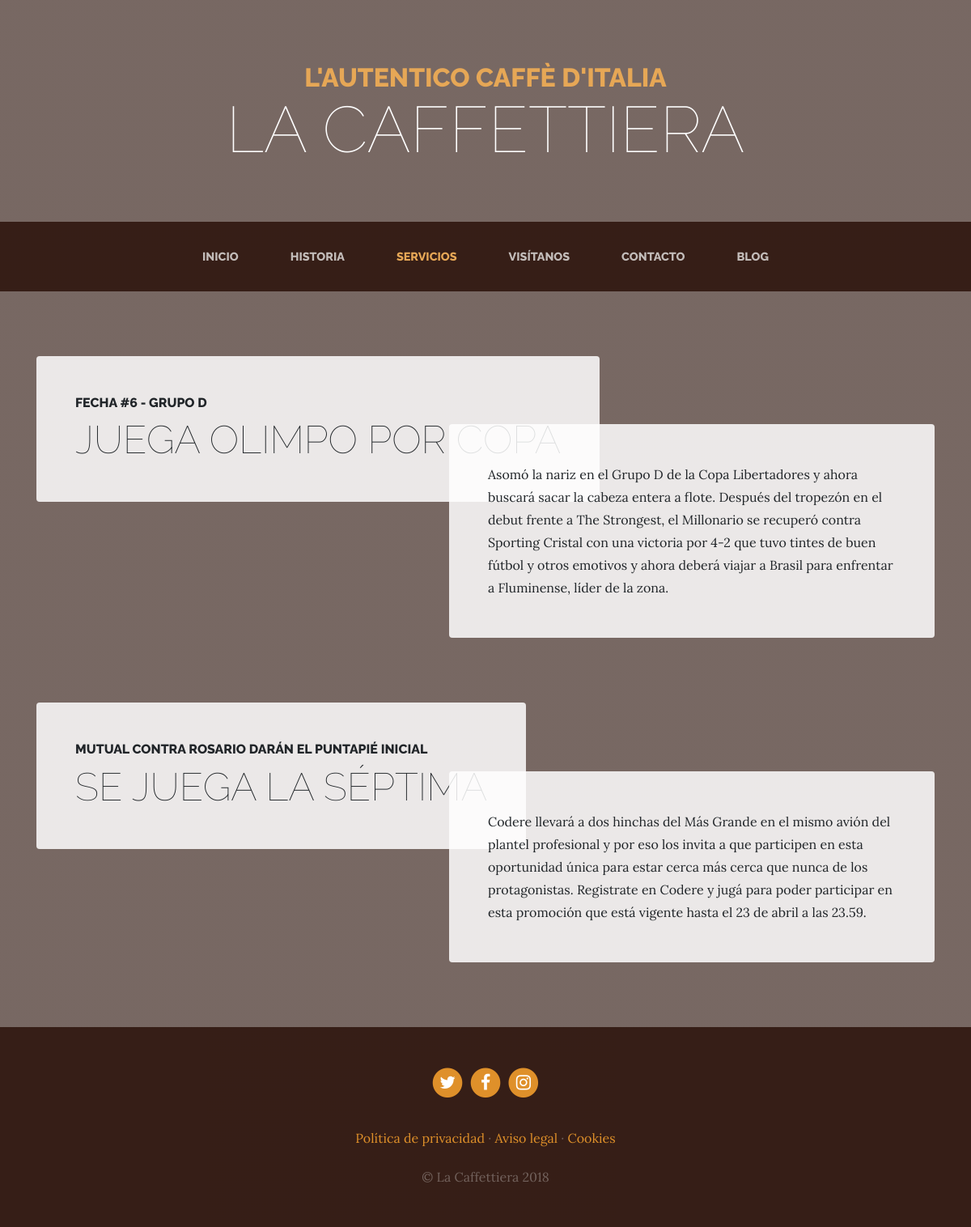
Page /services/ on the committed database.
### services/models.py (models this page shows, shortened)
class Service(models.Model):
    title = models.CharField(max_length=200, verbose_name='Título')
    subtitle =  models.CharField(max_length=200, verbose_name='Subtítulo')
    content = models.TextField(verbose_name='Contenido')
    image = models.ImageField(upload_to='services', verbose_name='Imágen')
    created = models.DateTimeField(auto_now_add=True, verbose_name='Creación')
    updated = models.DateTimeField(auto_now=True, verbose_name='Últ. edición')
    class Meta:
        verbose_name = 'Servicio'
        verbose_name_plural = 'Servicios'
        ordering = ['-created']

### services/views.py (the view)
# urls.py: path('services/', views.services, name='services')
def services (request):
    services = Service.objects.all()
    return render(request, 'services/services.html', {'services': services})

### services/templates/services/services.html (shortened to what this page needs)
{% extends "core/base.html" %}
{% load static %}
{% block content %}
    {% for service in services reversed %}
        <section class="page-section">
            <div class="container">
            <div class="product-item">
                <div class="product-item-title d-flex">
                <div class="bg-faded p-5 d-flex mr-auto rounded">
                    <h2 class="section-heading mb-0">
                    <span class="section-heading-upper">{{service.subtitle}}</span>
                    <span class="section-heading-lower">{{service.title}}</span>
                    </h2>
                </div>
                </div>
                <div class="product-item-description d-flex ml-auto">
                <div class="bg-faded p-5 rounded">
                    <p class="mb-0">{{service.content}}</p>
                </div>
                </div>
            </div>
            </div>
        </section>
    {% endfor %}
{% endblock content %}

### core/templates/core/base.html (shortened to what this page needs)
<!DOCTYPE html>
<html lang="es">
<head>
    {% load static %}
    <link href="{% static 'core/vendor/bootstrap/css/bootstrap.min.css' %}" rel="stylesheet" />
    <link
    href="{% static 'core/vendor/font-awesome/css/font-awesome.min.css' %}"
    rel="stylesheet"
    type="text/css"
    />
    <link href="{% static 'core/css/business-casual.css' %}" rel="stylesheet" />
</head>
<body>
    <h1 class="site-heading text-center text-white d-none d-lg-block">
    <span class="site-heading-upper text-primary mb-3"
        >L'autentico caffè d'italia</span
    >
    <span class="site-heading-lower">La Caffettiera</span>
    </h1>
    <nav class="navbar navbar-expand-lg navbar-dark py-lg-4" id="mainNav">
    <div class="container">
        <div class="collapse navbar-collapse" id="navbarResponsive">
        <ul class="navbar-nav mx-auto">
            <li class="nav-item px-lg-4 {% if request.path == '/' %}active{% endif %}">
            <a class="nav-link text-uppercase text-expanded" href="{% url 'home' %}"
                >Inicio</a
            >
            </li>
            <li class="nav-item px-lg-4 {% if request.path == '/about/' %}active{% endif %}">
            <a class="nav-link text-uppercase text-expanded" href="{% url 'about' %}"
                >Historia</a
            >
            </li>
            <li class="nav-item px-lg-4 {% if request.path == '/services/' %}active{% endif %}">
            <a
                class="nav-link text-uppercase text-expanded"
                href="{% url 'services' %}"
                >Servicios</a
            >
            </li>
            <li class="nav-item px-lg-4 {% if request.path == '/store/' %}active{% endif %}">
            <a class="nav-link text-uppercase text-expanded" href="{% url 'store' %}"
                >Visítanos</a
            >
            </li>
            <li class="nav-item px-lg-4 {% if request.path == '/contact/' %}active{% endif %}">
            <a
                class="nav-link text-uppercase text-expanded"
                href="{% url 'contact' %}"
                >Contacto</a
            >
            </li>
            <li class="nav-item px-lg-4 {% if request.path == '/blog/' %}active{% endif %}">
            <a class="nav-link text-uppercase text-expanded" href="{% url 'blog' %}"
                >Blog</a
            >
            </li>
        </ul>
        </div>
    </div>
    </nav>
    {% block content %}
    {% endblock %}
    <footer class="footer text-faded text-center py-5">
    <div class="container">
        <p class="m-0">
        <a href="#" class="link">
            <span class="fa-stack fa-lg">
            <i class="fa fa-circle fa-stack-2x"></i>
            <i class="fa fa-twitter fa-stack-1x fa-inverse"></i>
            </span>
        </a>
        <a href="#" class="link">
            <span class="fa-stack fa-lg">
            <i class="fa fa-circle fa-stack-2x"></i>
            <i class="fa fa-facebook fa-stack-1x fa-inverse"></i>
            </span>
        </a>
        <a href="#" class="link">
            <span class="fa-stack fa-lg">
            <i class="fa fa-circle fa-stack-2x"></i>
            <i class="fa fa-instagram fa-stack-1x fa-inverse"></i>
            </span>
        </a>
        </p>
        <p class="m-0 mbt">
        <a href="sample.html" class="link">Política de privacidad</a> ·
        <a href="sample.html" class="link">Aviso legal</a> ·
        <a href="sample.html" class="link">Cookies</a>
        </p>
        <p class="m-0 mbt1">&copy; La Caffettiera 2018</p>
    </div>
    </footer>
</body>
</html>

### core/static/core/css/business-casual.css (style rules this page uses)
body { font-family: 'Lora'; background: linear-gradient(rgba(47, 23, 15, 0.65), rgba(47, 23, 15, 0.65)), url("../img/bg.jpg"); background-attachment: fixed; background-position: center; background-size: cover; }
h1, h2, h3, h4, h5, h6 { font-family: 'Raleway'; }
p { line-height: 1.75; }
.text-faded { color: rgba(255, 255, 255, 0.3); }
.site-heading { margin-top: 5rem; margin-bottom: 5rem; text-transform: uppercase; line-height: 1; font-family: 'Raleway'; }
.site-heading .site-heading-upper { display: block; font-size: 2rem; font-weight: 800; }
.site-heading .site-heading-lower { font-size: 5rem; font-weight: 100; line-height: 4rem; }
.page-section { margin-top: 5rem; margin-bottom: 5rem; }
.section-heading { text-transform: uppercase; }
.section-heading .section-heading-upper { display: block; font-size: 1rem; font-weight: 800; padding-bottom:.5rem; }
.section-heading .section-heading-lower { display: block; font-size: 3rem; font-weight: 100; }
.bg-faded { background-color: rgba(255, 255, 255, 0.85); }
#mainNav { background-color: rgba(47, 23, 15, 0.9); font-family: 'Raleway'; }
#mainNav .navbar-nav .nav-item .nav-link { color: rgba(255, 255, 255, 0.7); font-weight: 800; }
#mainNav .navbar-nav .nav-item.active .nav-link { color: #e6a756; }
@media (min-width: 992px) { #mainNav .navbar-nav .nav-item .nav-link { font-size: 0.9rem; } }
@media (min-width: 992px) { .product-item .product-item-title { position: relative; z-index: 1; margin-bottom: -3rem; } }
@media (min-width: 992px) { .product-item .product-item-description { position: relative; z-index: 1; margin-top: -3rem; max-width: 50vw; } }
.footer { background-color: rgba(47, 23, 15, 0.9); }
.text-primary { color: #e6a756 !important; }
.mbt { padding-top: 2rem; }
.mbt1 { padding-top: 1.25rem; }
a.link { color: #df902a; }

### rows in the picture
Service: subtitle "FECHA #6 - GRUPO D", title "JUEGA OLIMPO POR COPA", content "Asomó la nariz en el Grupo D de la Copa Libertadores y ahora buscará sacar la cabeza entera a flote. Después del tropezón en el debut frente a The Strongest, el Millonario se recuperó contra Sporting Cristal con una victoria por 4-2 que tuvo tintes de buen fútbol y otros emotivos y ahora deberá viajar a Brasil para enfrentar a Fluminense, líder de la zona."
Service: subtitle "MUTUAL CONTRA ROSARIO DARÁN EL PUNTAPIÉ INICIAL", title "SE JUEGA LA SÉPTIMA", content "Codere llevará a dos hinchas del Más Grande en el mismo avión del plantel profesional y por eso los invita a que participen en esta oportunidad única para estar cerca más cerca que nunca de los protagonistas. Registrate en Codere y jugá para poder participar en esta promoción que está vigente hasta el 23 de abril a las 23.59."
